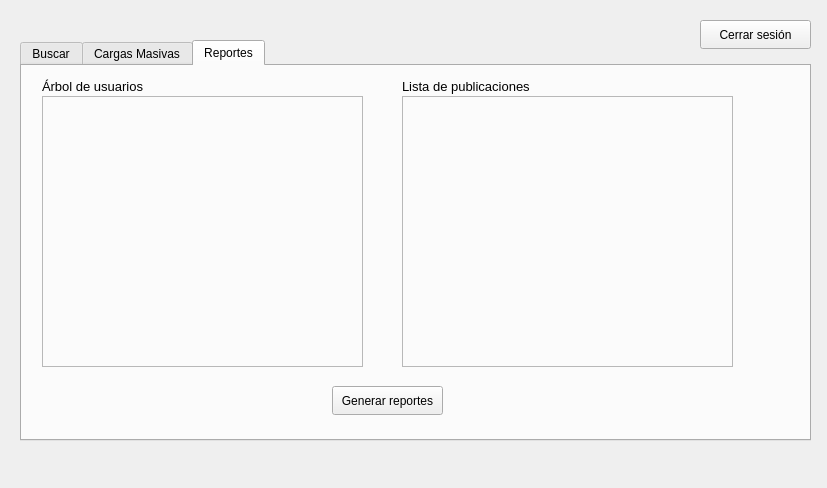
<?xml version="1.0" encoding="UTF-8"?>
<ui version="4.0">
 <class>ModuloAdministrador</class>
 <widget class="QDockWidget" name="ModuloAdministrador">
  <property name="geometry">
   <rect>
    <x>0</x>
    <y>0</y>
    <width>827</width>
    <height>488</height>
   </rect>
  </property>
  <property name="windowTitle">
   <string>DockWidget</string>
  </property>
  <widget class="QWidget" name="dockWidgetContents">
   <widget class="QTabWidget" name="tabWidget">
    <property name="geometry">
     <rect>
      <x>20</x>
      <y>40</y>
      <width>791</width>
      <height>401</height>
     </rect>
    </property>
    <property name="currentIndex">
     <number>2</number>
    </property>
    <widget class="QWidget" name="tab">
     <attribute name="title">
      <string>Buscar</string>
     </attribute>
     <widget class="QTableWidget" name="tabla_usuariosADMIN">
      <property name="geometry">
       <rect>
        <x>30</x>
        <y>71</y>
        <width>731</width>
        <height>271</height>
       </rect>
      </property>
     </widget>
     <widget class="QTextEdit" name="txt_correoBuscar">
      <property name="geometry">
       <rect>
        <x>30</x>
        <y>20</y>
        <width>231</width>
        <height>31</height>
       </rect>
      </property>
     </widget>
     <widget class="QPushButton" name="btn_buscar">
      <property name="geometry">
       <rect>
        <x>280</x>
        <y>20</y>
        <width>71</width>
        <height>29</height>
       </rect>
      </property>
      <property name="text">
       <string>Buscar</string>
      </property>
     </widget>
     <widget class="QPushButton" name="btn_aplicar">
      <property name="geometry">
       <rect>
        <x>690</x>
        <y>20</y>
        <width>71</width>
        <height>29</height>
       </rect>
      </property>
      <property name="text">
       <string>Aplicar</string>
      </property>
     </widget>
     <widget class="QComboBox" name="combo_Orden">
      <property name="geometry">
       <rect>
        <x>541</x>
        <y>20</y>
        <width>121</width>
        <height>28</height>
       </rect>
      </property>
      <item>
       <property name="text">
        <string>Pre-Orden</string>
       </property>
      </item>
      <item>
       <property name="text">
        <string>In-Orden</string>
       </property>
      </item>
      <item>
       <property name="text">
        <string>Post-Orden</string>
       </property>
      </item>
     </widget>
     <widget class="QLabel" name="label_6">
      <property name="geometry">
       <rect>
        <x>480</x>
        <y>20</y>
        <width>63</width>
        <height>20</height>
       </rect>
      </property>
      <property name="font">
       <font>
        <pointsize>12</pointsize>
       </font>
      </property>
      <property name="text">
       <string>Orden</string>
      </property>
     </widget>
    </widget>
    <widget class="QWidget" name="tab_3">
     <attribute name="title">
      <string>Cargas Masivas</string>
     </attribute>
     <widget class="QPushButton" name="btn_cargarUsuarios">
      <property name="geometry">
       <rect>
        <x>20</x>
        <y>320</y>
        <width>101</width>
        <height>29</height>
       </rect>
      </property>
      <property name="text">
       <string>Cargar usuarios</string>
      </property>
     </widget>
     <widget class="QLabel" name="label_3">
      <property name="geometry">
       <rect>
        <x>260</x>
        <y>10</y>
        <width>141</width>
        <height>20</height>
       </rect>
      </property>
      <property name="font">
       <font>
        <pointsize>10</pointsize>
       </font>
      </property>
      <property name="text">
       <string>Solicitudes</string>
      </property>
     </widget>
     <widget class="QFrame" name="frame_usuarios">
      <property name="geometry">
       <rect>
        <x>20</x>
        <y>30</y>
        <width>211</width>
        <height>271</height>
       </rect>
      </property>
      <property name="frameShape">
       <enum>QFrame::Shape::StyledPanel</enum>
      </property>
      <property name="frameShadow">
       <enum>QFrame::Shadow::Raised</enum>
      </property>
      <widget class="QTextEdit" name="txt_cargaUsuarios">
       <property name="geometry">
        <rect>
         <x>0</x>
         <y>0</y>
         <width>211</width>
         <height>271</height>
        </rect>
       </property>
      </widget>
     </widget>
     <widget class="QFrame" name="frame_4">
      <property name="geometry">
       <rect>
        <x>520</x>
        <y>30</y>
        <width>251</width>
        <height>271</height>
       </rect>
      </property>
      <property name="frameShape">
       <enum>QFrame::Shape::StyledPanel</enum>
      </property>
      <property name="frameShadow">
       <enum>QFrame::Shadow::Raised</enum>
      </property>
      <widget class="QTextEdit" name="txt_cargaPublicaciones">
       <property name="geometry">
        <rect>
         <x>0</x>
         <y>0</y>
         <width>251</width>
         <height>271</height>
        </rect>
       </property>
      </widget>
     </widget>
     <widget class="QLabel" name="label_4">
      <property name="geometry">
       <rect>
        <x>20</x>
        <y>10</y>
        <width>111</width>
        <height>20</height>
       </rect>
      </property>
      <property name="font">
       <font>
        <pointsize>10</pointsize>
       </font>
      </property>
      <property name="text">
       <string>Usuarios</string>
      </property>
     </widget>
     <widget class="QFrame" name="frame_5">
      <property name="geometry">
       <rect>
        <x>260</x>
        <y>30</y>
        <width>231</width>
        <height>271</height>
       </rect>
      </property>
      <property name="frameShape">
       <enum>QFrame::Shape::StyledPanel</enum>
      </property>
      <property name="frameShadow">
       <enum>QFrame::Shadow::Raised</enum>
      </property>
      <widget class="QTextEdit" name="txt_cargaSolicitudes">
       <property name="geometry">
        <rect>
         <x>0</x>
         <y>0</y>
         <width>231</width>
         <height>271</height>
        </rect>
       </property>
      </widget>
     </widget>
     <widget class="QLabel" name="label_5">
      <property name="geometry">
       <rect>
        <x>520</x>
        <y>10</y>
        <width>141</width>
        <height>20</height>
       </rect>
      </property>
      <property name="font">
       <font>
        <pointsize>10</pointsize>
       </font>
      </property>
      <property name="text">
       <string>Publicaciones</string>
      </property>
     </widget>
     <widget class="QPushButton" name="btn_cargarSolicitudes">
      <property name="geometry">
       <rect>
        <x>260</x>
        <y>320</y>
        <width>111</width>
        <height>29</height>
       </rect>
      </property>
      <property name="text">
       <string>Cargar solicitudes</string>
      </property>
     </widget>
     <widget class="QPushButton" name="btn_importarPublicaciones">
      <property name="geometry">
       <rect>
        <x>650</x>
        <y>320</y>
        <width>121</width>
        <height>29</height>
       </rect>
      </property>
      <property name="text">
       <string>Importar</string>
      </property>
     </widget>
     <widget class="QPushButton" name="btn_importarUsuarios">
      <property name="geometry">
       <rect>
        <x>130</x>
        <y>320</y>
        <width>101</width>
        <height>29</height>
       </rect>
      </property>
      <property name="text">
       <string>Importar</string>
      </property>
     </widget>
     <widget class="QPushButton" name="btn_importarSolicitudes">
      <property name="geometry">
       <rect>
        <x>380</x>
        <y>320</y>
        <width>111</width>
        <height>29</height>
       </rect>
      </property>
      <property name="text">
       <string>Importar</string>
      </property>
     </widget>
     <widget class="QPushButton" name="btn_cargarPublicaciones">
      <property name="geometry">
       <rect>
        <x>520</x>
        <y>320</y>
        <width>111</width>
        <height>29</height>
       </rect>
      </property>
      <property name="text">
       <string>Cargar solicitudes</string>
      </property>
     </widget>
    </widget>
    <widget class="QWidget" name="tab_2">
     <attribute name="title">
      <string>Reportes</string>
     </attribute>
     <widget class="QFrame" name="frame">
      <property name="geometry">
       <rect>
        <x>20</x>
        <y>30</y>
        <width>321</width>
        <height>271</height>
       </rect>
      </property>
      <property name="frameShape">
       <enum>QFrame::Shape::StyledPanel</enum>
      </property>
      <property name="frameShadow">
       <enum>QFrame::Shadow::Raised</enum>
      </property>
     </widget>
     <widget class="QFrame" name="frame_2">
      <property name="geometry">
       <rect>
        <x>380</x>
        <y>30</y>
        <width>331</width>
        <height>271</height>
       </rect>
      </property>
      <property name="frameShape">
       <enum>QFrame::Shape::StyledPanel</enum>
      </property>
      <property name="frameShadow">
       <enum>QFrame::Shadow::Raised</enum>
      </property>
     </widget>
     <widget class="QPushButton" name="pushButton_2">
      <property name="geometry">
       <rect>
        <x>310</x>
        <y>320</y>
        <width>111</width>
        <height>29</height>
       </rect>
      </property>
      <property name="text">
       <string>Generar reportes</string>
      </property>
     </widget>
     <widget class="QLabel" name="label">
      <property name="geometry">
       <rect>
        <x>20</x>
        <y>10</y>
        <width>111</width>
        <height>20</height>
       </rect>
      </property>
      <property name="font">
       <font>
        <pointsize>10</pointsize>
       </font>
      </property>
      <property name="text">
       <string>Árbol de usuarios</string>
      </property>
     </widget>
     <widget class="QLabel" name="label_2">
      <property name="geometry">
       <rect>
        <x>380</x>
        <y>10</y>
        <width>141</width>
        <height>20</height>
       </rect>
      </property>
      <property name="font">
       <font>
        <pointsize>10</pointsize>
       </font>
      </property>
      <property name="text">
       <string>Lista de publicaciones</string>
      </property>
     </widget>
    </widget>
   </widget>
   <widget class="QPushButton" name="btn_cerrarSesion">
    <property name="geometry">
     <rect>
      <x>700</x>
      <y>20</y>
      <width>111</width>
      <height>29</height>
     </rect>
    </property>
    <property name="text">
     <string>Cerrar sesión</string>
    </property>
   </widget>
  </widget>
 </widget>
 <resources/>
 <connections/>
</ui>
